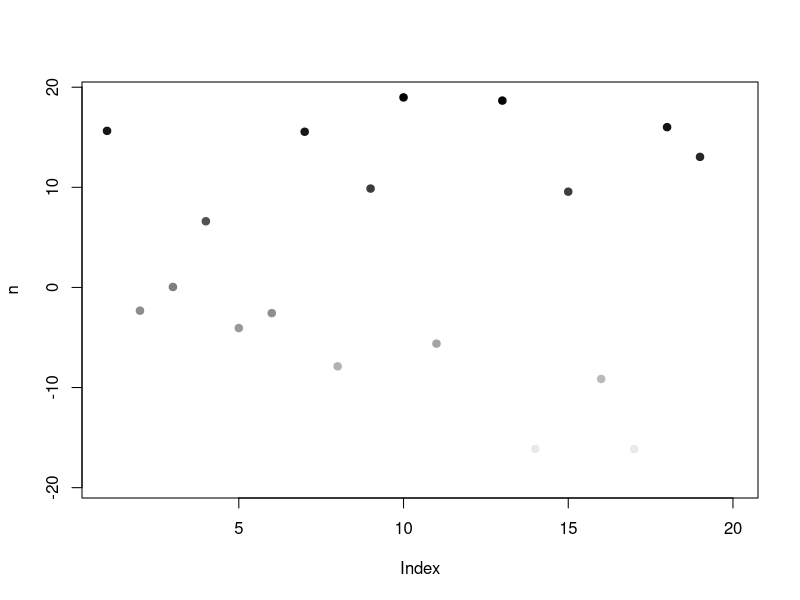
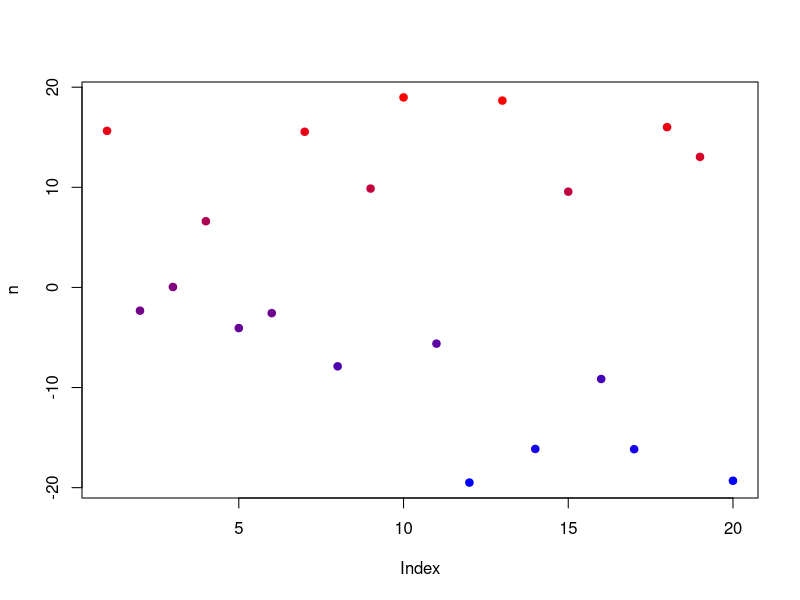
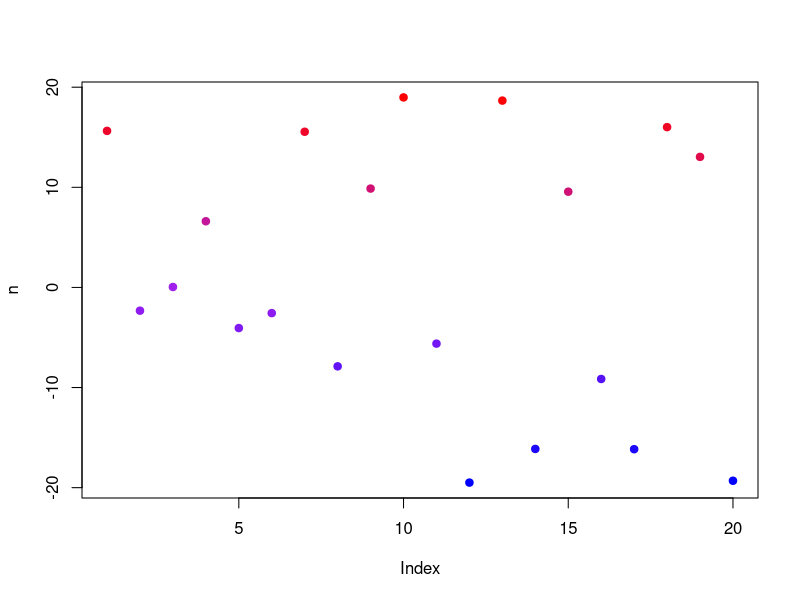
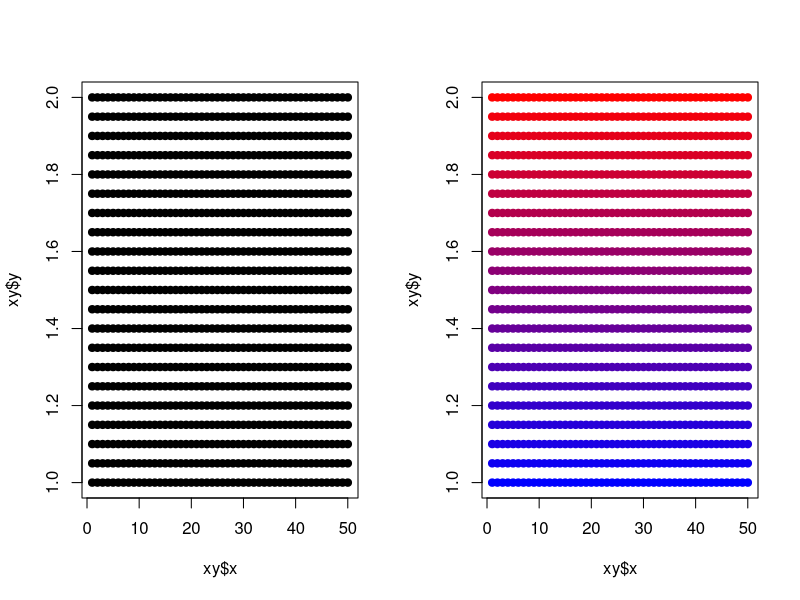
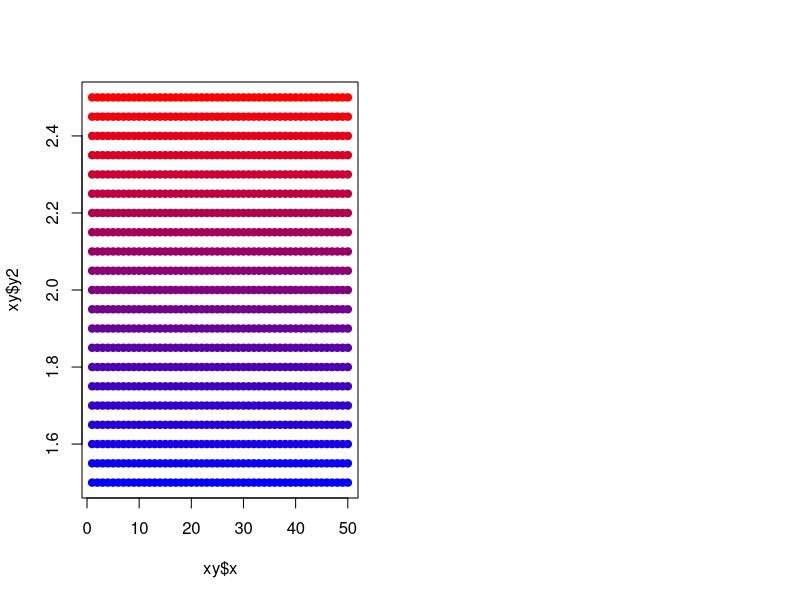
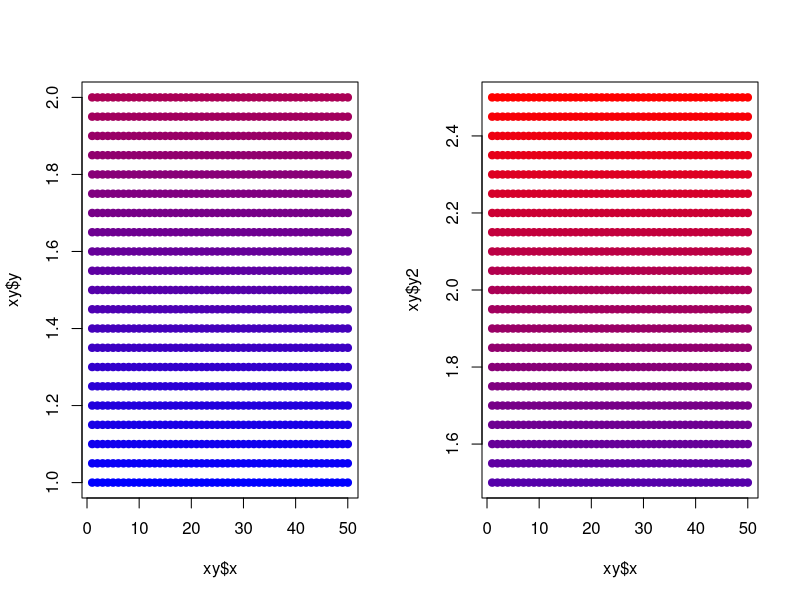

Recreate these plots in R, in order.
### Title: Raw R script of scale_color_base() function examples
###
### Author: Michael Koontz
### Email: mikoontz@gmail.com
###
### Date Created: 20151018
### Last Modified: 20171120
###
### Intention: Example uses of convenience function for base R that maps values to a continuous palette.

### Function description: scale_color_base() is a convenient wrapper function to make a color ramp in base R. Takes a vector of values, a character vector of colors to map to, an optional new numeric range to map to (useful for fixing a numeric range to make two separate vectors comparable), an optional na.rm, and a transparency option.

# Returns
#   a character value of hex color values with a length equal to the length of value where each color value represents the mapping of each value to a continuous color palette.

# Arguments 
#   value is a vector of numeric values

#   colors is a vector of colors that gets passed to colorRamp for interpolation. Can be a character vector of color names, a character vector of hex values, or numeric vector of positive integers. Lower values map to the first elements of the vector, higher values map to the last elements of the vector. Default is palette is white to black. 

#   na.rm gets passed to the range function via the mapToRange argument. Using na.rm=TRUE is required if you want the function to ignore NAs and map to non-NA values. Default is FALSE.

#   mapToRange is a 2-element numeric vector representing the minimum and maximum (in that order) fixed numeric range to map the values to.  Passing the result of any call to range() would be sufficient. Example: range(c(vector1, vector2)) gets the overall range for both vectors. The default is the vector returned by calling the range() function on the supplied value= argument.

#   alpha is a transparency option. Useful when lots of points are being plotted. Default is 1 (totally opaque).

# printRecast is a logical that specifies whether the recast values are to be printed to the console. This might be useful when determining how a particular numeric vector might be mapped to a new range (when also using mapToRange= argument)


scale_color_base <- function(value, colors=c("white", "black"), na.rm=FALSE, mapToRange=range(value, na.rm=na.rm), alpha=1, printRecast=FALSE)
{
  # Check whether there are NAs in the value vector and the user did NOT specify to deal with them. Error results if both of these are true
  if (na.rm==FALSE & any(is.na(value)))
    stop("There are NAs in your vector. Using na.rm=TRUE will remove them for the mapping calculations, but add them back in in the final vector. Try that.")
  
  # Recasting subtracts the minimum from all elements of the value vector and divides by the maximum of the frame-shifed vector. Use na.rm=TRUE if there are NAs. The result is a vector with a length of length(value) of 0's and 1's. Values below the minimum value get a 0 and values above the maximum value get a 1.
  recast_value <- (value[!is.na(value)] - mapToRange[1]) / (diff(mapToRange))
  recast_value[recast_value < 0] <- 0
  recast_value[recast_value > 1] <- 1
  
  # Use the colorRamp function to create a function that will parse values into a 3-column matrix of rgb fields. Specify the range that the colors should span (low to high)
  color_fnc <- colorRamp(colors=colors)
  
  # Set up storage vector of plot colors starting with all NAs. The non-NA colors will be put into their appropriate position in the vector  
  plot_colors <- rep("NA", length(value))
  
  # Define the plot colors by calling the rgb() function. Divide the 3-column matrix result of color.fnc by 255 such that values remain between 0 and 1. Refill the storage vector only in the places where the value vector wasn't an NA.
  plot_colors[!is.na(value)] <- rgb(color_fnc(recast_value)/255, alpha=alpha)

  # Print the recast_value if the printRecast argument is TRUE
  if (printRecast) {
    print(recast_value)
  }
  
  return (plot_colors)
}

#-------------
# Example use
#-------------

set.seed(0727)
# Vector to that we want mapped to a color palette
n <- runif(20, min=-20, max=20)

# Default is white to black
plot(n, col=scale_color_base(n), pch=19)

# Colors can be set using the colors= argument
plot(n, col=scale_color_base(n, colors=c("blue", "red")), pch=19)

# More than two colors are possible
plot(n, col=scale_color_base(n, colors=c("blue", "purple", "red")), pch=19)



# Fix the numeric range to map the values to. Useful for comparing two vectors with the same color palette.
par(mfrow=c(1,2))
x <- 1:50
y <- seq(from=1, to=2, by=0.05)
xy <- expand.grid(x, y)
names(xy) <- c("x", "y")

plot(x=xy$x, y=xy$y, pch=19)

# Use the scale_color_base() function to map to the range of the x*y values
plot(x=xy$x, y=xy$y, pch=19, col=scale_color_base((xy$y), colors=c("blue", "red")))

# New variable y2 is 0.5 greater (50% of original range) than y. Mapping to its range will show the exact same plot as when the range was 1 to 2 as when the range is 1.5 to 2.5:
xy$y2 <- xy$y + 0.5
plot(x=xy$x, y=xy$y2, pch=19, col=scale_color_base((xy$y2), colors=c("blue", "red")))

# But if we want to compare the two ranges side by side, we want the color palette to reflect that the second range is greater than the first. So we can use the mapToRange to fix the range that we want to map the values of each vector to.
par(mfrow=c(1,2))
# The range we want to map to is the min and max of the WHOLE range of the data, including both vectors.
new_range <- range(c(xy$y, xy$y2))
new_range

plot(x=xy$x, y=xy$y, pch=19, col=scale_color_base((xy$y), colors=c("blue", "red"), mapToRange=new_range))

plot(x=xy$x, y=xy$y2, pch=19, col=scale_color_base((xy$y2), colors=c("blue", "red"), mapToRange=new_range))